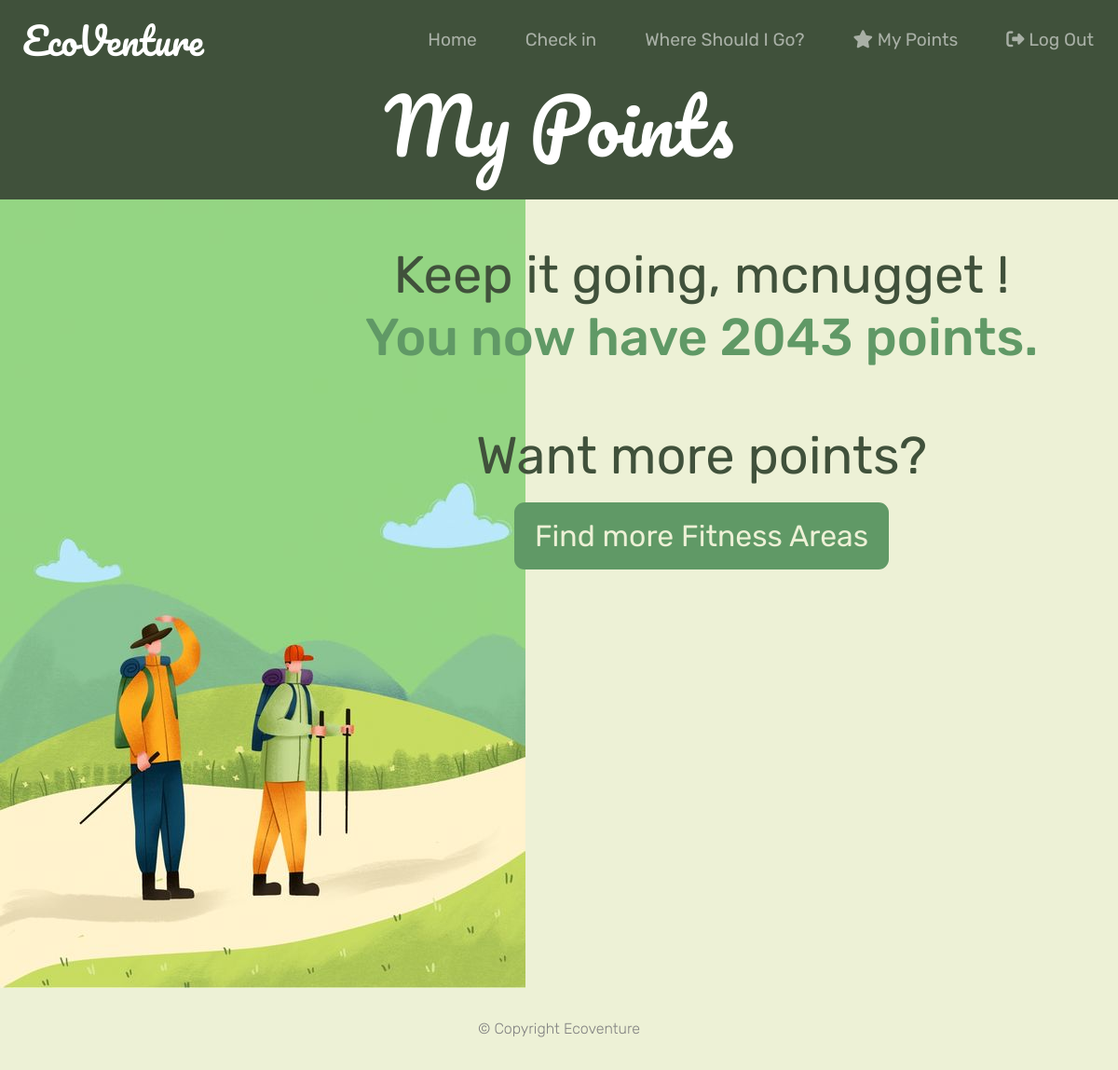
The page /showPoints (signed in) on the database as committed earlier.
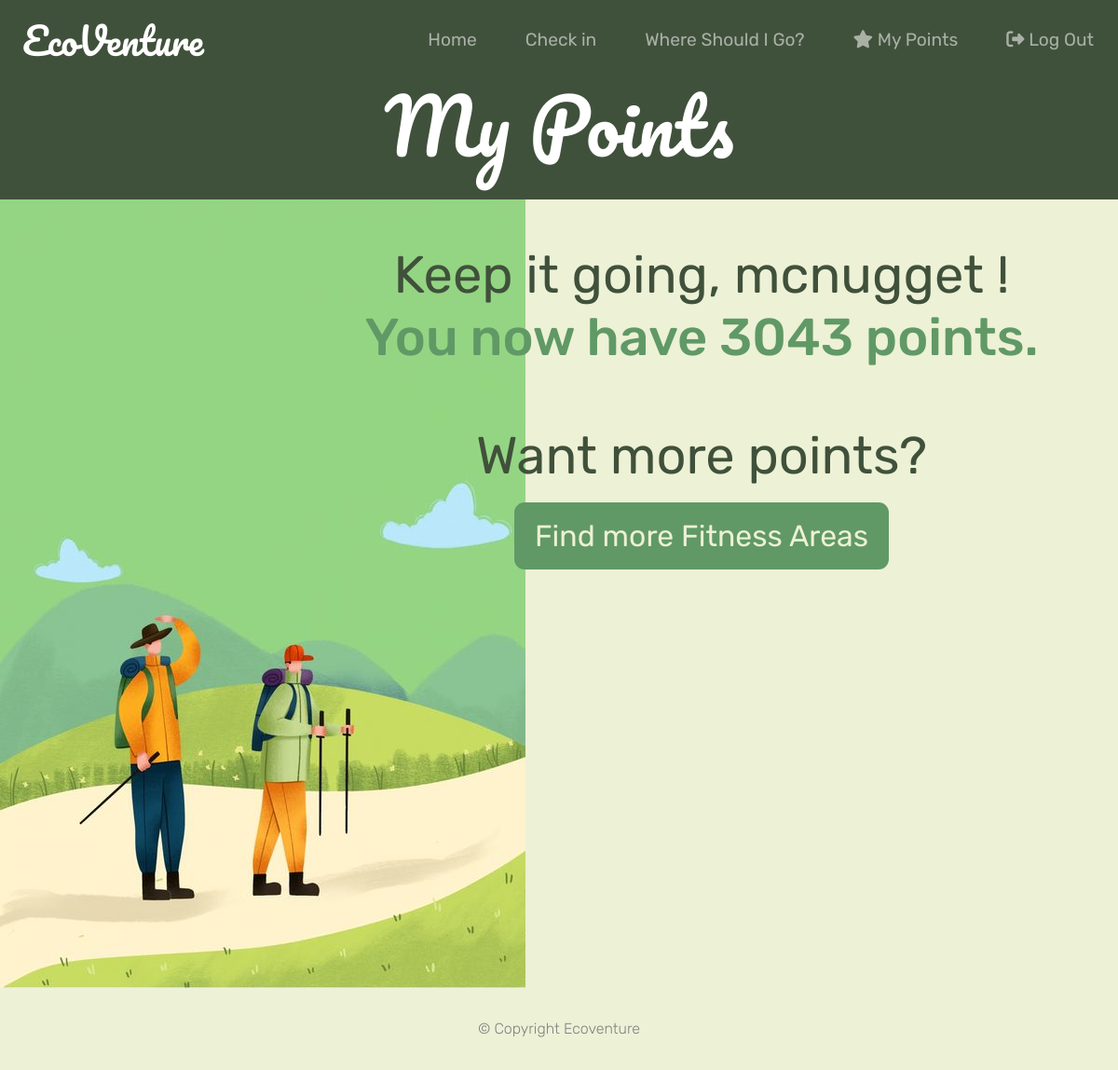
The same page on the database as committed later.
### user.py (models this page shows, shortened)
class User(db.Model):
    __bind_key__="users"
    __tablename__='users'
    username = db.Column(db.String(80), primary_key=True, nullable=False)
    email = db.Column(db.String(100), nullable=False)
    password_hash = db.Column(db.String(128), nullable=False)
    points = db.Column(db.Integer, default=0)
    def __init__(self,username, email, password_hash, points):
        self.username = username
        self.email = email
        self.password_hash = password_hash
        self.points= points

### checkin.py (the view)
@checkin_bp.route('/showPoints')
@login_required
def showPoints():
    username = session.get('username')
    user = User.query.filter_by(username=username).first()
    return render_template("myPoints.html",user = user)

### auth.py (called while the page is built)
@login_manager.user_loader
def load_user(username):
        connection=sqlite3.connect(current_app.config['USERSDBPATH'])
        cursor=connection.cursor()
        cursor.execute('SELECT * FROM users WHERE username=?',(username,))
        user_data=cursor.fetchone()
        connection.close()
        if not user_data:
            return None
        return User(user_data[0],user_data[1],user_data[2],user_data[3])

### templates/myPoints.html (shortened to what this page needs)
<!DOCTYPE html>
<html>
<head>
     <link
     href="https://cdn.jsdelivr.net/npm/bootstrap@5.3.0-alpha1/dist/css/bootstrap.min.css"
     rel="stylesheet"
   />
   <link rel="stylesheet" href="../static/styles.css" />
</head>
<body>
    <section class="colored-section ci-title-section">
    <nav class="navbar navbar-expand-lg navbar-dark">
        <a class="navbar-brand" href="/#">EcoVenture</a>
        <ul class="navbar-nav ms-auto">
        <li class="nav-item active">
            <a class="nav-link" href="/user">Home</a>
        </li>
        <li class="nav-item">
            <a class="nav-link" href="/check_in">Check in</a>
        </li>
        <li class="nav-item">
            <a class="nav-link" href="/whereshouldigo">Where Should I Go?</a>
        </li>
        <li class="nav-item">
          <a class="nav-link" href="/showPoints"><i class="fa-solid fa-star"></i> My Points</a>
      </li>
        <li class="nav-item">
            <a class="nav-link" href="/logout"><i class="fa-solid fa-right-from-bracket"></i> Log Out</a>
        </li>
      </ul>
    </nav>
    <h1 class="ci-title">My Points</h1>
</section>
    <div class="row">
        <div class="col-lg-3">
            <img src="../static/images/my-points-img.jpeg">
        </div>
        <div class="col-lg-9" style="text-align: center; padding: 3rem 2rem;">
            <h3 class="ci-description">Keep it going, {{user.username}}!</h3>
            <h4 class="ci-description" style="color: #609966">You now have {{user.points}} points.</h4>
            <h3 class="ci-description" style="margin-top: 7%">Want more points?</h3>
            <a href="/whereshouldigo"><button class="btn-big">Find more Fitness Areas</button></a>
        </div>
    </div>
	<footer class="light-section footer-section">
		<p class="footer-description">© Copyright Ecoventure</p>
	</footer>
</body>
</html>

### static/styles.css (style rules this page uses)
h1 { font-family: 'Pacifico', sans-serif; color: white; font-size: 5rem; }
h3 { font-family: 'Rubik', sans-serif; font-weight: 400; color: white; font-size: 1.5rem; }
body { font-family:'Rubik', sans-serif; font-weight: 300; background-color: #EDF1D6; color: white; }
.colored-section { background-color: #40513B; }
.light-section { background-color: #EDF1D6; }
.btn-big { -webkit-border-radius: 11; -moz-border-radius: 11; border-radius: 11px; border-style: solid; border-color: #609966; color: #EDF1D6; font-size: 2rem; background: #609966; padding: 10px 20px 10px 20px; text-decoration: none; outline: 0px; margin: 1rem; }
.navbar { padding-bottom: 0.5rem; }
.navbar-brand { font-family: 'Pacifico', sans-serif; font-size: 2.5rem; margin-left: 1.5rem; }
.nav-item { padding: 0 18px; font-weight: 400; }
.nav-link { font-size: 1.2rem; }
.footer-section { padding: 0.5rem 0; }
.footer-description { color: grey; size: 1rem; text-align: center; margin: 2% auto; }
.ci-title-section { text-align: center; padding-bottom: 1.5rem; }
.ci-title { padding: 0; }
.ci-description { color: #40513B; font-size: 3.5rem; padding: 0; margin: 0; }

Rows that differ between the two databases and show on the page:
changed User "mcnugget": points "2043" → "3043"
